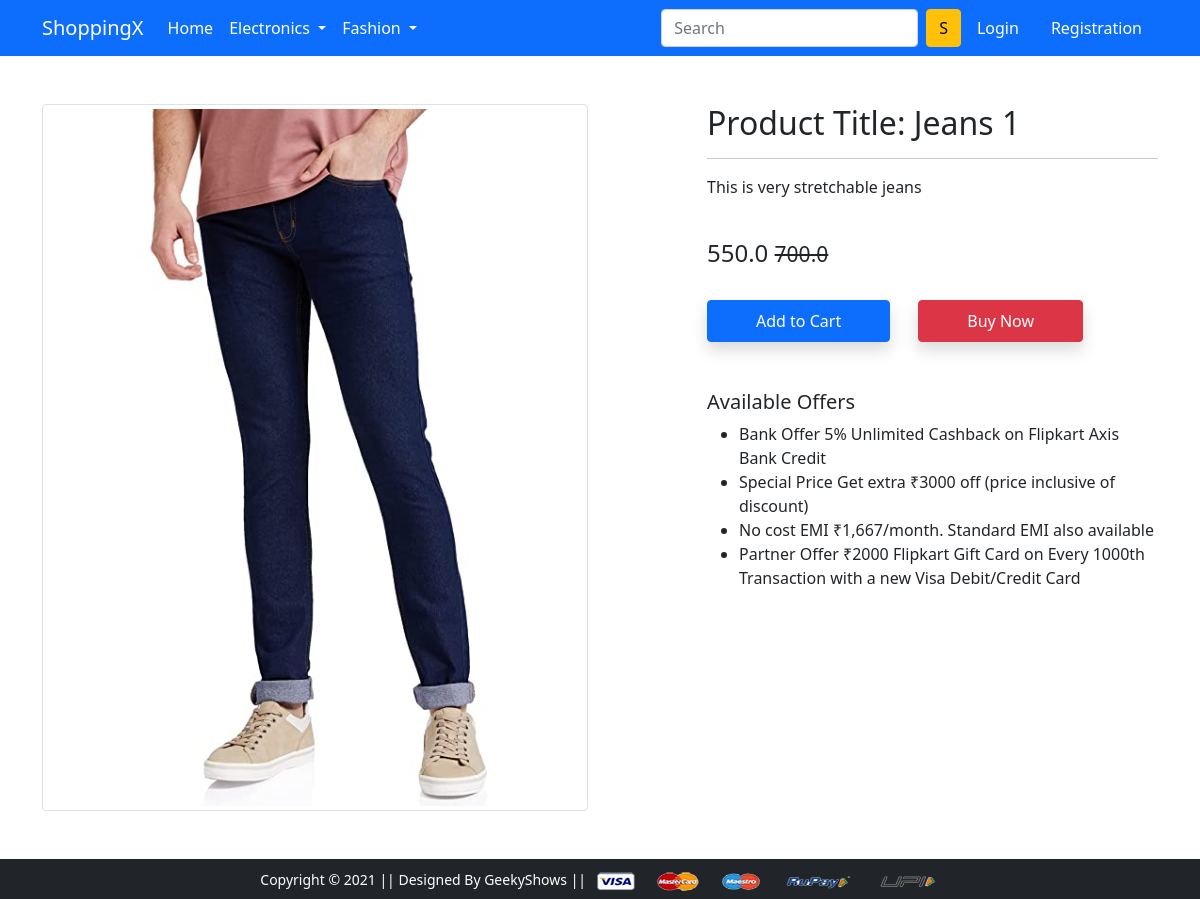
Screenshot of /product-detail/1 with the database file from the repository.
### app/models.py (models this page shows, shortened)
class Product(models.Model):
    title=models.CharField(max_length=100)
    selling_price=models.FloatField()
    discounted_price=models.FloatField()
    description=models.TextField()
    brand=models.CharField(max_length=100)
    category=models.CharField(choices=CATEGORY_CHOICES,max_length=2)
    product_image=models.ImageField(upload_to='all_photos')

### app/views.py (the view)
# urls.py: path('product-detail/<int:pk>', views.ProductDetailView.as_view(), name='product-detail'),
class ProductDetailView(View):
  def get(self,request,pk):
    product=Product.objects.get(pk=pk)
    item_already_in_cart=False
    if request.user.is_authenticated:
      item_already_in_cart=Cart.objects.filter(Q (product=product.id) & Q (user=request.user)).exists()
    return render(request,'app/productdetail.html',{'product':product, 'item_already_in_cart': item_already_in_cart})

### app/templates/app/productdetail.html (shortened to what this page needs)
{% extends 'app/base.html' %}
{% load static %}
{% block main-content %}
<div class="container my-5">
 <div class="row">
  <div class="col-sm-6 text-center align-self-center">
   <img src="{{product.product_image.url}}" alt="" class="img-fluid img-thumbnail">
  </div>
  <div class="col-sm-5 offset-sm-1">
   <h2>Product Title: {{product.title}}</h2>
   <hr>
   <p>{{product.description}}</p> <br>
   <h4>{{product.discounted_price}} <small class="fw-light text-decoration-line-through">{{product.selling_price}}</small></h4> <br>
    {% if not request.user.is_authenticated %}
    <form action="/add-to-cart/" class="d-inline">
        <button type="submit" class="btn btn-primary shadow px-5 py-2" >Add to Cart</button>
    {% endif %}
   <a href="{% url 'checkout' %}" class="btn btn-danger shadow px-5 py-2 ms-4">Buy Now</a>
   <h5 class="mt-5">Available Offers</h5>
   <ul>
    <li>Bank Offer 5% Unlimited Cashback on Flipkart Axis Bank Credit</li>
    <li>Special Price Get extra ₹3000 off (price inclusive of discount)</li>
    <li>No cost EMI ₹1,667/month. Standard EMI also available</li>
    <li>Partner Offer ₹2000 Flipkart Gift Card on Every 1000th Transaction with a new Visa Debit/Credit Card</li>
   </ul>
  </div>
 </div>
</div>
{% endblock main-content %}

### rows the page displays
Product: product_image (picture), title "Jeans 1", description "This is very stretchable jeans", discounted_price "550.0", selling_price "700.0"
